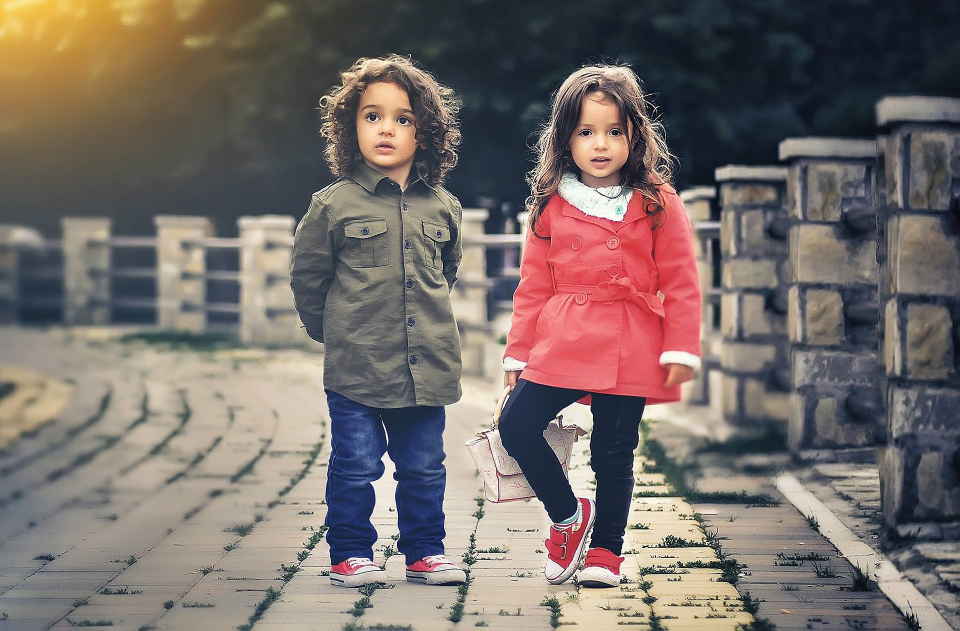
#> input picture face/child.jpg, 1920 x 1261 px (shown at 1/2 size)
$ python hist_mask.py
#> lines starting #> are read from the running program, lines starting #| are printed output that depends on the picture
import cv2
import matplotlib.pyplot as plt
import numpy as np


def show_image(image, title, pos):
    img_RGB = image[:, :, ::-1]
    plt.title(title)
    plt.subplot(2, 2, pos)
    plt.imshow(img_RGB)


def show_histtogram(hist, title, pos, color):
    plt.subplot(2, 2, pos)
    plt.title(title)
    plt.xlim([0, 256])
    plt.polar(hist, color=color)


def main():
    plt.figure(figsize=(12, 7))
    plt.suptitle("gray mask", fontsize=4, fontweight='bold')

    img_gray = cv2.imread('face/child.jpg', cv2.COLOR_BGR2GRAY)
#> img_gray is the input picture: shape (1261, 1920, 3); mean B, G, R 105.5, 109.3, 119.7
    img_gray_hist = cv2.calcHist([img_gray], [0], None, [256], [0, 256])  # 计算直方图
#> img_gray_hist = 256 values, max 29252 at index 75, min 169 at index 254, mean 9457.5
    show_image(img_gray, "image gray", 1)
    show_histtogram(img_gray_hist, 'hist', 2, 'm')

    # 创建一个mask
    mask = np.zeros(img_gray.shape[:2], np.uint8)
    mask[130:500, 600:1400] = 255  # 给mask赋值颜色
    img_mask_hist = cv2.calcHist([img_gray], [0], mask=mask, histSize=[256], ranges=[0, 256])
#> img_mask_hist = 256 values, max 5436 at index 62, min 58 at index 254, mean 1156.2

    # 位运算
    mask_img = cv2.bitwise_and(img_gray, img_gray, mask=mask)
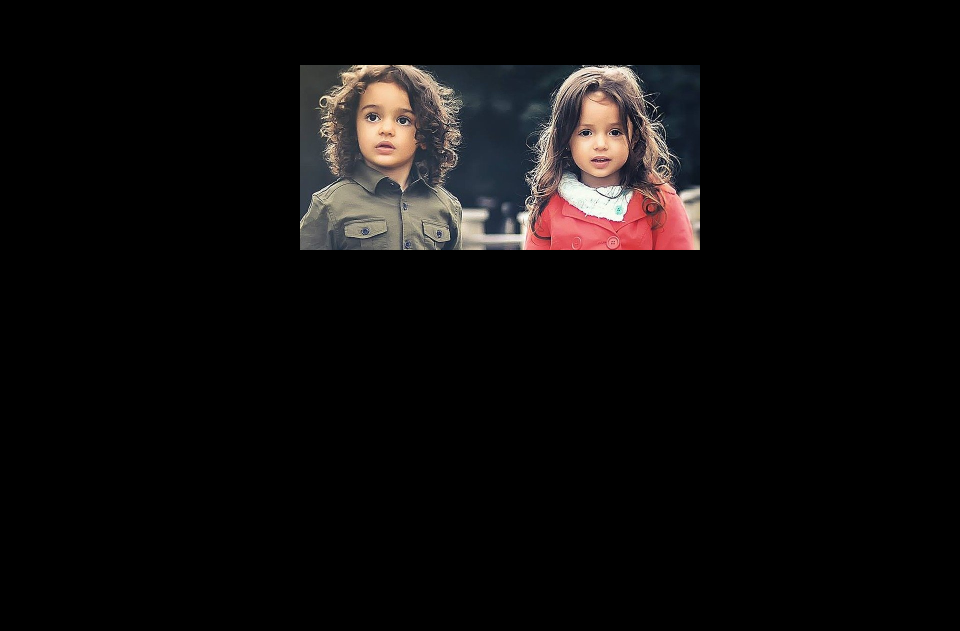
#> mask_img: shape (1261, 1920, 3) (shown at 1/2 size); mean B, G, R 11.8, 12, 14.2
    show_image(mask_img, "mask", 3)
    show_histtogram(img_mask_hist, "mask hist", 4, 'm')

    plt.show()
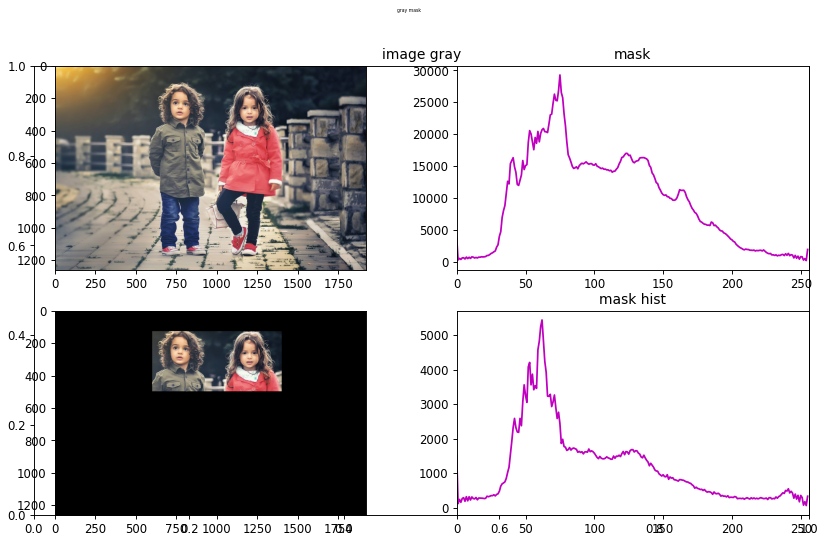
#> figure drawn by matplotlib, 4 panels; panel 2: curve peaks at x = 75, y = 29252; panel 4: curve peaks at x = 62, y = 5436


if __name__ == '__main__':
    main()
